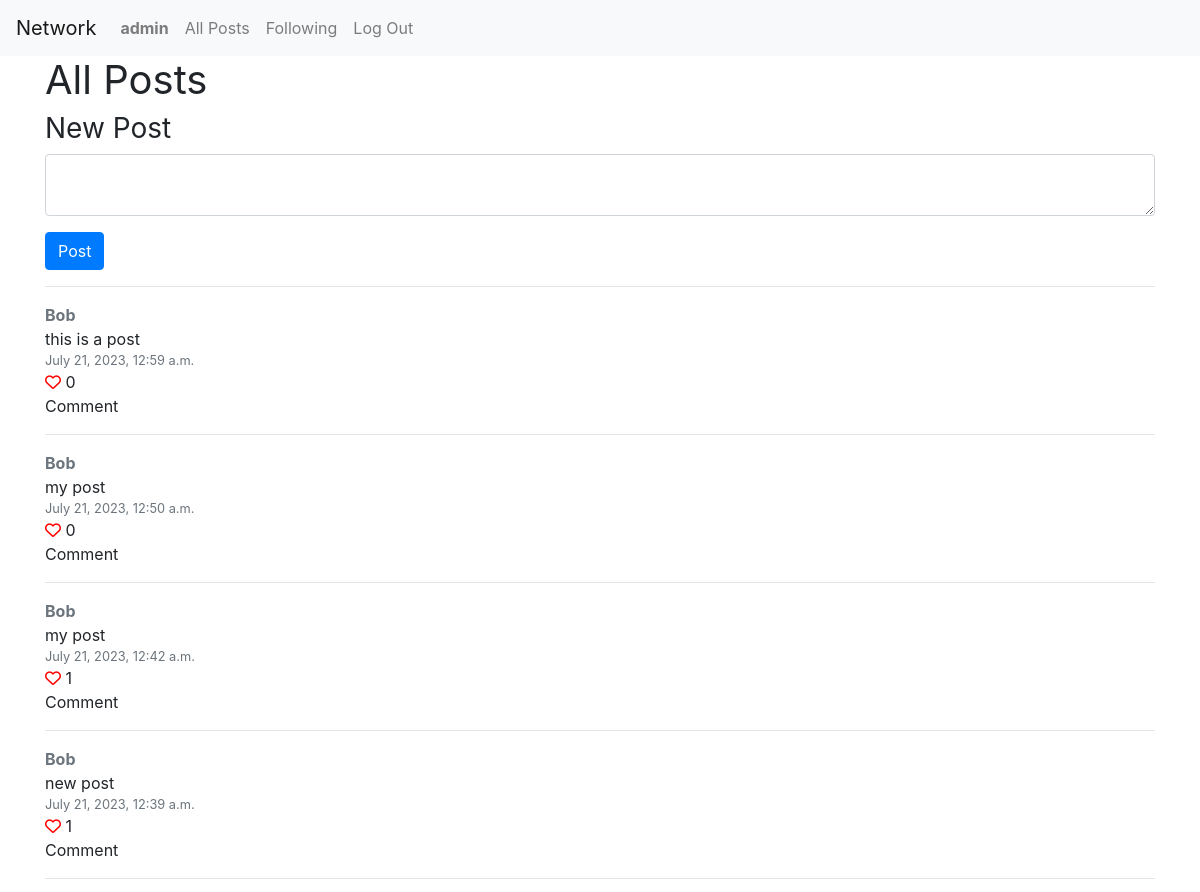
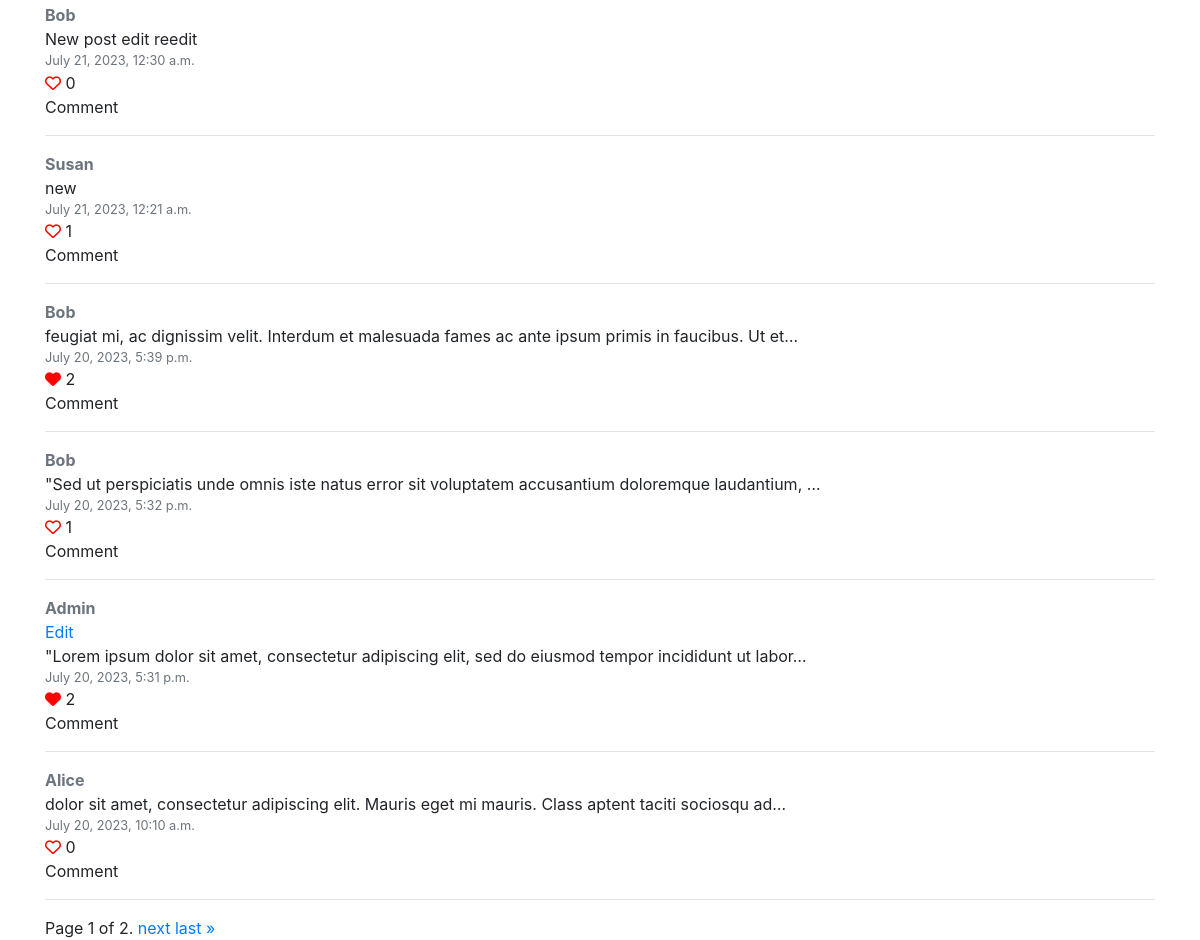
/ (signed in), run on the app's committed database (2 pictures, top to bottom).
### network/models.py (models this page shows, shortened)
class User(AbstractUser):
    pass

class Post(models.Model):
    content = models.TextField(verbose_name='')
    user = models.ForeignKey(User, on_delete=models.CASCADE)
    comment = models.ForeignKey(Comment, on_delete=models.CASCADE, blank=True, null=True)
    pub_date = models.DateTimeField(auto_now_add=True)
    likes = models.ManyToManyField(User, related_name="post_like", blank=True)
    class Meta:
        ordering = ["-pub_date"]

### network/views.py (the view, shortened to what this page needs)
# urls.py: path("", views.index, name="index"),
def index(request):
    form = PostForm()
    posts = Post.objects.order_by('-pub_date')
    preview_list = posts[:5]
    paginator = Paginator(posts, 10)
    page_number = request.GET.get("page")
    page_obj = paginator.get_page(page_number)
    return render(request, "network/index.html", {'form': form, 'preview_list': preview_list, 'page_obj': page_obj})

### network/forms.py
class PostForm(forms.ModelForm):
    class Meta:
        model = Post
        fields = ['content' ]
        widgets = {
            'content' : forms.Textarea(attrs={'rows': 2, 'class': 'form-control mb-2'})
        }

### network/templates/network/index.html (shortened to what this page needs)
{% extends "network/layout.html" %}
{% load static %}
{% load crispy_forms_tags %}
{% block body %}
    <div class="container">
        {% if request.user.is_authenticated %}
            <h1 class="fw_400">All Posts</h1>
            <p class="h3 fw_400">New Post</p>
            <form method="post">
                {{ form|crispy }}
                <button class="btn btn-primary" type="submit">Post</button>
            </form>
            <hr>
            {% for post in page_obj  %}
                <a href="{% url 'profile' post.user.profile.id %}" class="my-1 font-weight-bold text-secondary">{{post.user | capfirst }}</a>
                {% if post.user == request.user %}<a class="d-block" href="{% url 'edit' post.id %}">Edit</a>{% endif %}
                <p class="my-0">{{ post.content|truncatechars:100 }} {% if post.content.count > 100 %}...{% endif %}</p>
                <p class="my-0 text-muted small">{{post.pub_date}}</p>
                {% if request.user in post.likes.all %}
                    <i value="{{ post.id }}" id="heart" class="fa-solid fa-heart" style="color:#ff0000"></i>
                {% else %}
                    <i value="{{ post.id }}" id="heart" class="fa-regular fa-heart" style="color:#ff0000"></i>
                {% endif %}
            <span id="count">{{post.likes.count}}</span>
                <p class="my-0">Comment</p>
                <hr>
            {% endfor %}
            <div class="pagination">
                <span class="step-links">
                    <span class="current">
                        Page {{ page_obj.number }} of {{ page_obj.paginator.num_pages }}.
                    </span>
                    {% if page_obj.has_next %}
                        <a href="?page={{ page_obj.next_page_number }}">next</a>
                        <a href="?page={{ page_obj.paginator.num_pages }}">last &raquo;</a>
                    {% endif %}
                    </span>
            </div>
        {% endif %}
    </div>
{% endblock %}

### network/templates/network/layout.html (shortened to what this page needs)
{% load static %}
<!DOCTYPE html>
<html lang="en">
    <head>
        <link rel="stylesheet" href="https://stackpath.bootstrapcdn.com/bootstrap/4.4.1/css/bootstrap.min.css">
        <link href="{% static 'network/styles.css' %}" rel="stylesheet">
    </head>
    <body>
        <nav class="navbar navbar-expand-lg navbar-light bg-light">
            <a class="navbar-brand" href="#">Network</a>
            <div>
              <ul class="navbar-nav mr-auto">
                {% if user.is_authenticated %}
                    <li class="nav-item">
                        <a class="nav-link" href="#"><strong>{{ user.username }}</strong></a>
                    </li>
                {% endif %}
                <li class="nav-item">
                  <a class="nav-link" href="{% url 'index' %}">All Posts</a>
                </li>
                {% if user.is_authenticated %}
                    <li class="nav-item">
                        <a class="nav-link" href="{% url 'following' %}">Following</a>
                    </li>
                    <li class="nav-item">
                        <a class="nav-link" href="{% url 'logout' %}">Log Out</a>
                    </li>
                {% endif %}
              </ul>
            </div>
          </nav>
        <div class="body">
            {% block body %}
            {% endblock %}
        </div>
    </body>
</html>

### network/static/network/styles.css (style rules this page uses)
.fw_400 { font-weight: 400; }

### data on the page
User: username "admin"
Post: user "Bob", content "this is a post", pub_date "July 21, 2023, 12:59 a.m.", likes.count "0"
Post: user "Bob", content "my post", pub_date "July 21, 2023, 12:50 a.m.", likes.count "0"
Post: user "Bob", content "my post", pub_date "July 21, 2023, 12:42 a.m.", likes.count "1"
Post: user "Bob", content "new post", pub_date "July 21, 2023, 12:39 a.m.", likes.count "1"
Post: user "Bob", content "New post edit reedit", pub_date "July 21, 2023, 12:30 a.m.", likes.count "0"
Post: user "Susan", content "new", pub_date "July 21, 2023, 12:21 a.m.", likes.count "1"
Post: user "Bob", content "feugiat mi, ac dignissim velit. Interdum et malesuada fames ac ante ipsum primis in faucibus. Ut et…", pub_date "July 20, 2023, 5:39 p.m.", likes.count "2"
Post: user "Bob", content "\"Sed ut perspiciatis unde omnis iste natus error sit voluptatem accusantium doloremque laudantium, …", pub_date "July 20, 2023, 5:32 p.m.", likes.count "1"
Post: user "Admin", shows "Edit", content "\"Lorem ipsum dolor sit amet, consectetur adipiscing elit, sed do eiusmod tempor incididunt ut labor…", pub_date "July 20, 2023, 5:31 p.m.", likes.count "2"
Post: user "Alice", content "dolor sit amet, consectetur adipiscing elit. Mauris eget mi mauris. Class aptent taciti sociosqu ad…", pub_date "July 20, 2023, 10:10 a.m.", likes.count "0"

### other printed values
{{ page_obj.number }} "1"
{{ page_obj.paginator.num_pages }} "2"
